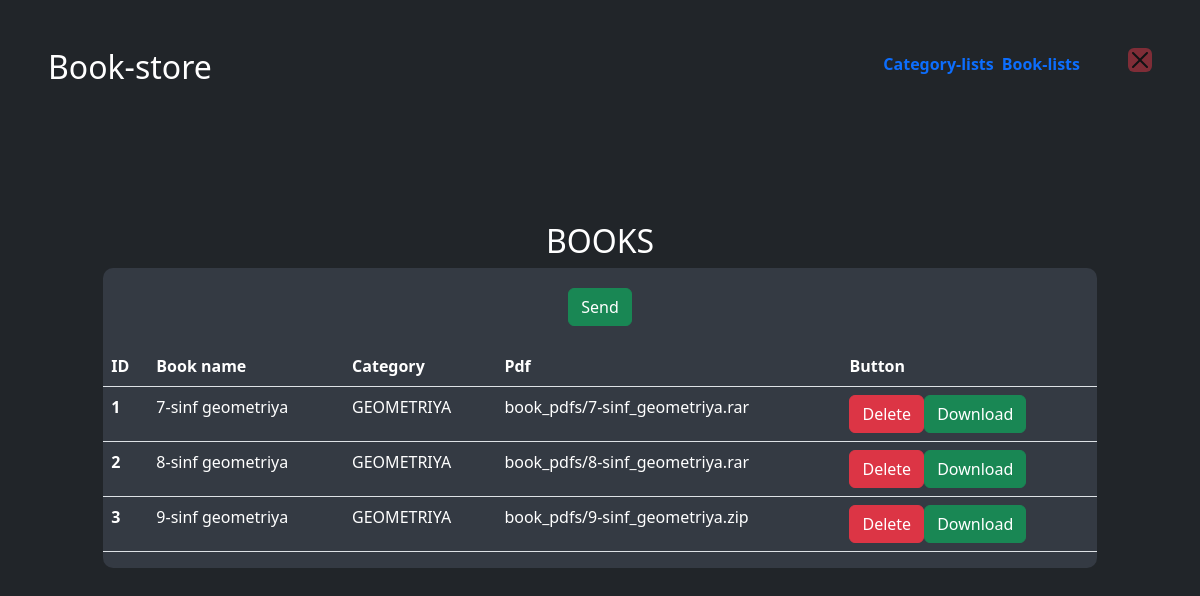
The app's page /admin_sort/48/ with its own data.
### book/models.py (models this page shows)
class Book(models.Model):
    name = models.CharField(max_length=255)
    category = models.ForeignKey(Category, on_delete=models.CASCADE)
    cover = models.ImageField(upload_to='book_covers/')
    book_pdf = models.FileField(upload_to='book_pdfs/')

class Category(models.Model):
    name = models.CharField(max_length=100)
    category_img = models.ImageField(upload_to='category_img/', null=True)
    def __str__(self):
        return self.name

### book/views.py (the view)
# urls.py: path('admin_sort/<int:pk>/', admin_sort),
def admin_sort(request, pk):
    book = Book.objects.filter(category=pk)
    book_pdf = Book.objects.all()
    if book:
        return render(request, 'book/admin-lists.html', {'book': book})
    else:
        test = "NOT FOUND"
        return render(request, 'book/admin-lists.html', {'test': test})

### book/templates/book/admin-lists.html (shortened to what this page needs)
{% extends 'book/admin-page.html' %}
{% load crispy_forms_tags %}
{% block header %}
    <header class="mb-auto w- h-5" >
    <div>
      <h2 class="float-md-start mb-0">Book-store</h2>
        <nav class="nav nav-masthead justify-content-center float-md-end">
        <a class="nav-link fw-bold py-1 px-0 active me-2" aria-current="page" href="{% url 'admin' %}" id="aa">Category-lists</a>
        <a class="nav-link fw-bold py-1 px-0 active me-5" aria-current="page" href="{% url 'lists' %}" id="a">Book-lists</a>
        <a href="{% url 'index' %}"><button type="button" class="btn-close bg-danger" aria-label="Close"></button></a>
        </nav>
    </div>
    </header>
{% endblock %}
{% block body %}
<h2>BOOKS</h2>
    <center>
        <div class="d-flex" style="width: 90%; height: auto; display: flex; justify-content: center; flex-wrap: wrap; background-color: #343a43; border-top-left-radius: 10px; border-top-right-radius: 10px; padding: 20px;">
      <form action="/add-book/" method="post" enctype="multipart/form-data">
          {% if test %}
            <h2>{{ test }}</h2>
        {% else %}
            <button type="submit" class="btn btn-success">Send</button>
        {% endif %}
        </form>
        </div>
    </center>
<center>
<div class="d-flex mb-5" style="width: 90%; background-color: #343a43; color: white; border-bottom-left-radius: 10px; border-bottom-right-radius: 10px;">
<table class="table">
  <thead>
    <tr>
      <th scope="col" style="color: white;">ID</th>
      <th scope="col" style="color: white;">Book name</th>
      <th scope="col" style="color: white;">Category</th>
      <th scope="col" style="color: white;">Pdf</th>
      <th scope="col" style="color: white;">Button</th>
    </tr>
  </thead>
  <tbody>
  {% for i in book %}
    <tr>
      <th scope="row" style="color: white;">{{ forloop.counter }}</th>
        <td style="color: white;">{{ i.name }}</td>
        <td style="color: white;">{{ i.category }}</td>
        <td style="color: white;">{{ i.book_pdf }}</td>
        <td style="color: white;">
          <div class="btn-group" role="group" aria-label="Basic mixed styles example">
          <form action="/delete-book/{{ i.id }}/" method="post">
            <button type="submit" class="btn btn-danger">Delete</button>
          </form>
              <a href="/media/{{ i.book_pdf }}" download><button type="button" class="btn btn-success">Download</button></a>
</div>
      </td>
    </tr>
  {% endfor %}
  </tbody>
</table>
</div>
</center>
{% endblock %}

### records on screen
Book: name "7-sinf geometriya", category "GEOMETRIYA", book_pdf "book_pdfs/7-sinf_geometriya.rar"
Book: name "8-sinf geometriya", category "GEOMETRIYA", book_pdf "book_pdfs/8-sinf_geometriya.rar"
Book: name "9-sinf geometriya", category "GEOMETRIYA", book_pdf "book_pdfs/9-sinf_geometriya.zip"
